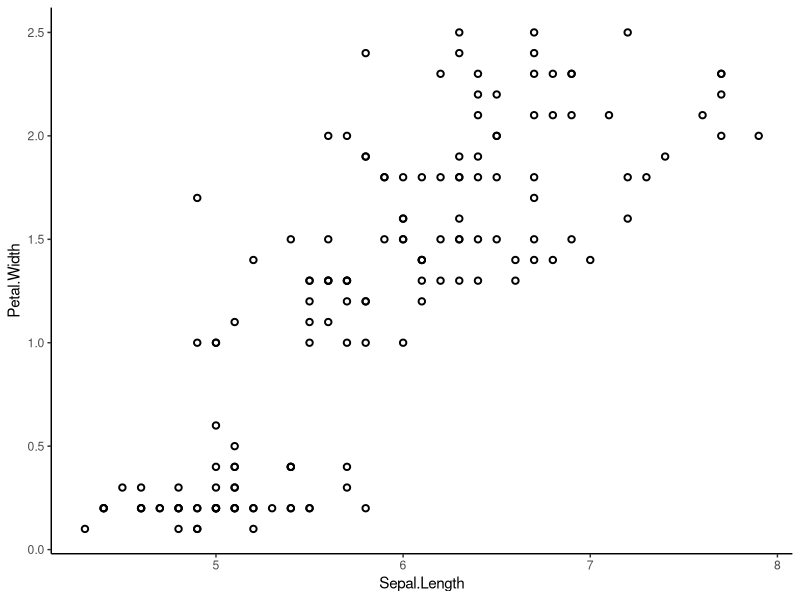
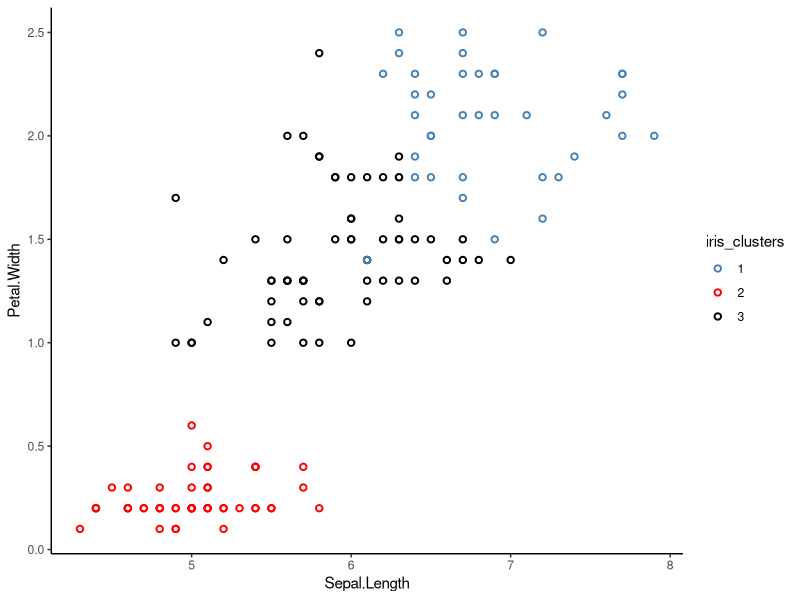
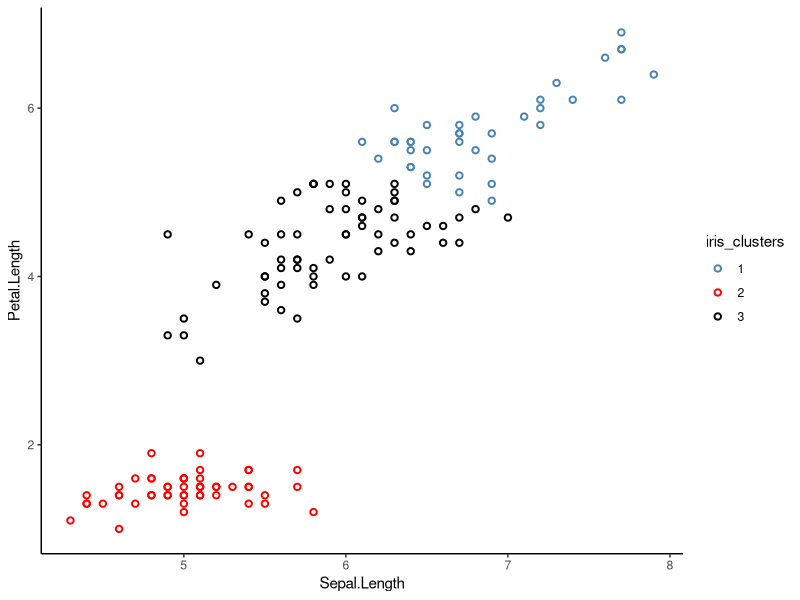
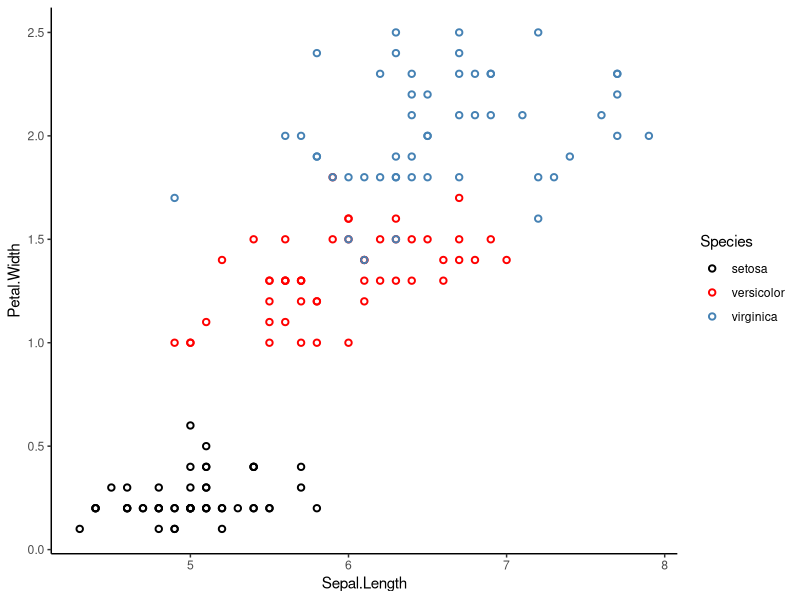
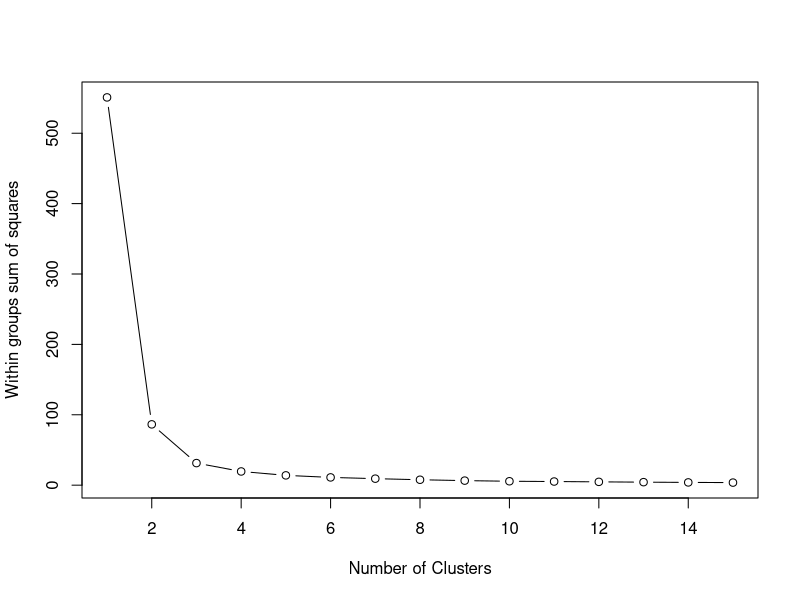
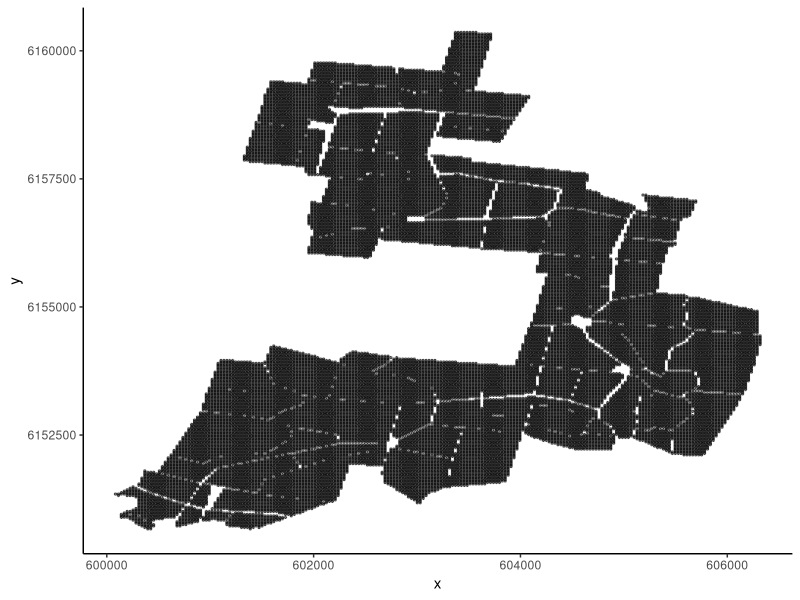
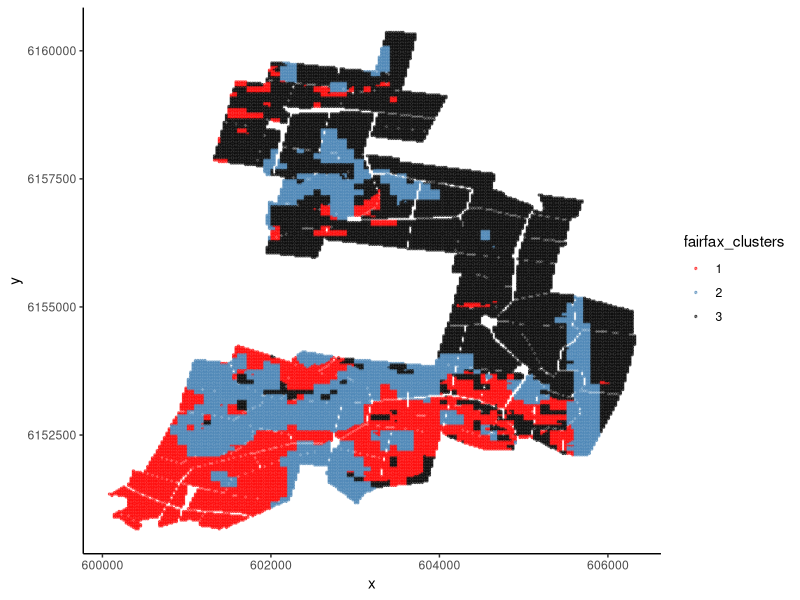
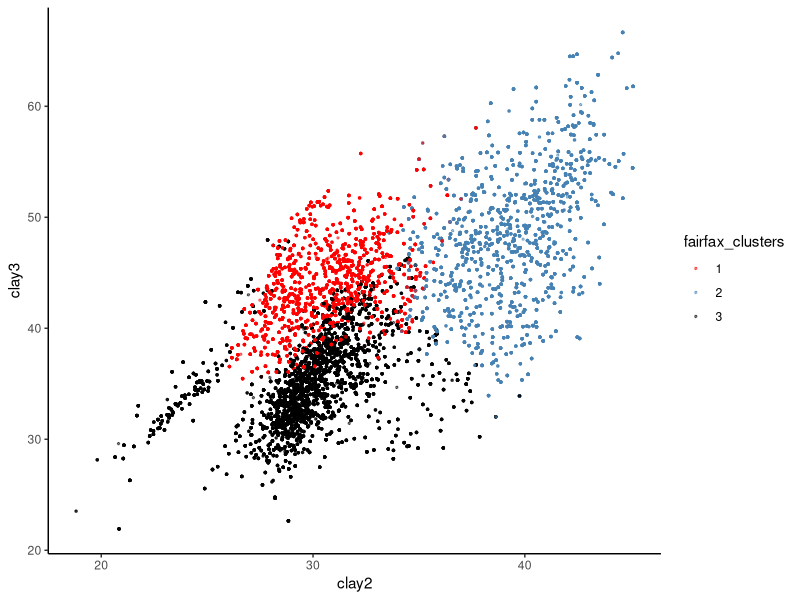

Write the R code that produced these figures, in order.
## ---- chunk 1
library(readr)
library(tidyverse)
library(vegan)
## ---- chunk 2
knitr::include_graphics('https://upload.wikimedia.org/wikipedia/commons/d/d4/Brushes-and-paint.jpg')
## ---- chunk 3
knitr::include_graphics('https://upload.wikimedia.org/wikipedia/commons/f/f2/Old_books.jpg')
## ---- chunk 4
knitr::include_graphics('https://upload.wikimedia.org/wikipedia/commons/d/d4/Euclid%27s_Elements%2C_1482.jpg')
## ---- chunk 5
knitr::include_graphics('https://upload.wikimedia.org/wikipedia/commons/e/ed/Food_basket.jpg')
## ---- chunk 6
knitr::include_graphics('https://upload.wikimedia.org/wikipedia/commons/1/12/Estonian_Museum_of_Natural_History_Specimen_No_180314_photo_%28g1_g1-5028_1_jpg%29.jpg')
## ---- chunk 7
fossils <- read.csv('data/fossils.csv', row.names = 1)
## ---- chunk 8
knitr::include_graphics('https://upload.wikimedia.org/wikipedia/commons/6/6e/Trilobiti_.jpg')
## ---- chunk 9
fossils_BC_dissimilarity <- vegdist(fossils, method = 'bray') 
# Specify `method = '...'` to tell R which distance metric or semi-metric you want to use. 
# In this case, we used `method = 'bray'` for Bray-Curtis dissimilarity, a semi-metric.
## ---- chunk 10
fossil_BC_dissimilarity_table <- as.matrix(fossils_BC_dissimilarity)
## ---- chunk 11
which.max(fossil_BC_dissimilarity_table[1,])
## ---- chunk 12
which.min(fossil_BC_dissimilarity_table[1,])
## ---- chunk 13
which.min(fossil_BC_dissimilarity_table[1,-1])
# [1,-1] filters for the first row, excluding the first column (due to the minus sign).
## ---- chunk 14
which.max(fossil_BC_dissimilarity_table[3,])
## ---- chunk 15
which.min(fossil_BC_dissimilarity_table[3,-3])
## ---- chunk 16
fossils_euclidean_dissimilarity_table <- as.matrix(vegdist(fossils, method = 'euclidean'))
## ---- chunk 17
knitr::include_graphics('https://upload.wikimedia.org/wikipedia/commons/9/93/Water_colour_painting_by_Mong_kyaw_sing_marma.jpg')
## ---- chunk 18
str(iris)
## ---- chunk 19
ggplot(data = iris, 
       aes(x = Sepal.Length, y = Petal.Width)) +
  geom_point(shape = 1, stroke = 1)+
  theme_classic()
# shape = 1, stroke = 1 arguments give the graph its rimmed circles. 
# Stick with normal circles if you like them better; it's up to you.
## ---- chunk 20
iris_k_means_3_clusters <- kmeans(iris[,-5], centers = 3, nstart = 20)
# [,-5] excludes the fifth column, which is our 'Species' column.
# kmeans(..., centers = 3) tells R we want 3 clusters.
# kmeans(..., nstart = 20) tells R we want to try 20 different initial configurations
## ---- chunk 21
iris_k_means_3_clusters$cluster
## ---- chunk 22
iris_clusters <- as.factor(iris_k_means_3_clusters$cluster)
## ---- chunk 23
ggplot(data = iris, 
       aes(x = Sepal.Length, y = Petal.Width,
       colour = iris_clusters)) +
  geom_point(shape = 1, stroke = 1,)+
  scale_colour_manual(values = c('steelblue','red','black'))+
  theme_classic() 
## ---- chunk 24
iris_clusters <- as.factor(iris_k_means_3_clusters$cluster)
ggplot(data = iris, 
       aes(x = Sepal.Length, y = Petal.Length,
       colour = iris_clusters)) +
  geom_point(shape = 1, stroke = 1,)+
  scale_colour_manual(values = c('steelblue','red','black'))+
  theme_classic() 
## ---- chunk 25
iris_clusters <- as.factor(iris_k_means_3_clusters$cluster)
ggplot(data = iris, 
       aes(x = Sepal.Length, y = Petal.Width,
       colour = Species)) +
  geom_point(shape = 1, stroke = 1,)+
  scale_colour_manual(values = c('black','red','steelblue'))+
  theme_classic() 
## ---- chunk 26
wss <- (nrow(iris[,3:4])-1)*sum(apply(iris[,3:4],2,var)) 
for (i in 2:15) wss[i] <- sum(kmeans(iris[,3:4], centers=i,nstart=20)$withinss)
plot(1:15, wss, type="b", xlab="Number of Clusters", ylab="Within groups sum of squares")

## ---- chunk 27
knitr::include_graphics('https://upload.wikimedia.org/wikipedia/commons/thumb/a/a4/Iglesia_de_Nuestra_Señora_de_La_Blanca%2C_Cardejón%2C_España%2C_2012-09-01%2C_DD_02.JPG/1920px-Iglesia_de_Nuestra_Señora_de_La_Blanca%2C_Cardejón%2C_España%2C_2012-09-01%2C_DD_02.JPG')
## ---- chunk 28
fairfax_field_soil_properties <- read.csv("data/fairfax.csv", row.names = 1)

str(fairfax_field_soil_properties)
## ---- chunk 29
fairfax_field_soil_properties_tidy <- na.omit(fairfax_field_soil_properties)

str(fairfax_field_soil_properties_tidy)
## ---- chunk 30
ggplot(fairfax_field_soil_properties_tidy, 
       aes(x = x, y = y)) +
  geom_point(size = 0.5, alpha = 0.5) +
  theme_classic()
## ---- chunk 31
fairfax_field_soil_properties_scaled <- scale(fairfax_field_soil_properties_tidy[,3:8])
## ---- chunk 32
fairfax_k_means_3_clusters <- kmeans(fairfax_field_soil_properties_scaled, 3, nstart = 20)
## ---- chunk 33
fairfax_clusters <- as.factor(fairfax_k_means_3_clusters$cluster)
## ---- chunk 34
ggplot(fairfax_field_soil_properties_tidy, 
       aes(x = x, y = y, 
           colour = fairfax_clusters)) +
  geom_point(size = 0.5, alpha = 0.5) +
  scale_colour_manual(values = c('red','steelblue','black'))+
  theme_classic()
## ---- chunk 35
ggplot(fairfax_field_soil_properties_tidy, 
       aes(x = clay2, y = clay3, 
           colour = fairfax_clusters)) +
  geom_point(size = 0.5, alpha = 0.5) +
  scale_colour_manual(values = c('red','steelblue','black'))+
  theme_classic()
## ---- chunk 36
knitr::include_graphics('https://upload.wikimedia.org/wikipedia/commons/8/82/Clarkia_pulchella_-_Jardin_des_Plantes.jpg')
## ---- chunk 37
knitr::include_graphics('https://upload.wikimedia.org/wikipedia/commons/f/fa/The_Ancestors_Tale_Mammals_Phylogenetic_Tree_in_mya.png')
## ---- chunk 38
Clarkia_genetics <- read.csv("data/mccue2.csv", row.names = 1)
str(Clarkia_genetics)
## ---- chunk 39
Clarkia_genetics
## ---- chunk 40
hc <- hclust(as.dist(Clarkia_genetics), method = "average")
## ---- chunk 41
plot(hc, 
     main="Dendrogram of *Clarkia* Sub-Populations",  
      ylab="Cavalli-Sforza chord distance")
## ---- chunk 42
knitr::include_graphics('https://upload.wikimedia.org/wikipedia/commons/5/56/CSIRO_ScienceImage_75_Mountain_Ash_Eucalyptus_regnans_Magdena_Tasmania.jpg')
